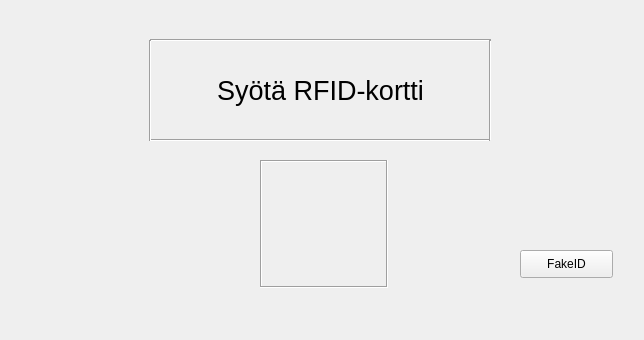
<?xml version="1.0" encoding="UTF-8"?>
<ui version="4.0">
 <class>korttipls</class>
 <widget class="QWidget" name="korttipls">
  <property name="geometry">
   <rect>
    <x>0</x>
    <y>0</y>
    <width>644</width>
    <height>340</height>
   </rect>
  </property>
  <property name="windowTitle">
   <string>Form</string>
  </property>
  <widget class="QLabel" name="label">
   <property name="geometry">
    <rect>
     <x>150</x>
     <y>40</y>
     <width>341</width>
     <height>101</height>
    </rect>
   </property>
   <property name="font">
    <font>
     <pointsize>20</pointsize>
    </font>
   </property>
   <property name="text">
    <string>Syötä RFID-kortti</string>
   </property>
   <property name="alignment">
    <set>Qt::AlignCenter</set>
   </property>
  </widget>
  <widget class="QPushButton" name="pushButtonfake">
   <property name="geometry">
    <rect>
     <x>520</x>
     <y>250</y>
     <width>93</width>
     <height>28</height>
    </rect>
   </property>
   <property name="text">
    <string>FakeID</string>
   </property>
  </widget>
  <widget class="Line" name="line">
   <property name="geometry">
    <rect>
     <x>150</x>
     <y>130</y>
     <width>341</width>
     <height>20</height>
    </rect>
   </property>
   <property name="orientation">
    <enum>Qt::Horizontal</enum>
   </property>
  </widget>
  <widget class="Line" name="line_2">
   <property name="geometry">
    <rect>
     <x>150</x>
     <y>30</y>
     <width>341</width>
     <height>20</height>
    </rect>
   </property>
   <property name="orientation">
    <enum>Qt::Horizontal</enum>
   </property>
  </widget>
  <widget class="Line" name="line_3">
   <property name="geometry">
    <rect>
     <x>480</x>
     <y>40</y>
     <width>20</width>
     <height>101</height>
    </rect>
   </property>
   <property name="orientation">
    <enum>Qt::Vertical</enum>
   </property>
  </widget>
  <widget class="Line" name="line_4">
   <property name="geometry">
    <rect>
     <x>140</x>
     <y>40</y>
     <width>20</width>
     <height>101</height>
    </rect>
   </property>
   <property name="orientation">
    <enum>Qt::Vertical</enum>
   </property>
  </widget>
  <widget class="QLabel" name="pepe">
   <property name="geometry">
    <rect>
     <x>260</x>
     <y>160</y>
     <width>128</width>
     <height>128</height>
    </rect>
   </property>
   <property name="frameShape">
    <enum>QFrame::Box</enum>
   </property>
   <property name="frameShadow">
    <enum>QFrame::Sunken</enum>
   </property>
   <property name="lineWidth">
    <number>1</number>
   </property>
   <property name="text">
    <string/>
   </property>
  </widget>
 </widget>
 <resources/>
 <connections/>
</ui>
